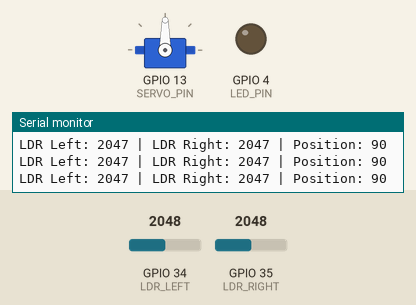
Recording of a sketch running on a simulated ESP32. Shown: servo, output pins drawn as LEDs (lit = HIGH), the last lines printed to the serial monitor. The inputs (shaded band) are chosen by the test bench; at power-on: GPIO 34 (LDR_LEFT) = 2048, GPIO 35 (LDR_RIGHT) = 2048. WiFi joins after 1.5 s; servers stay silent unless stated.

Above: at 2.7 s.
2.8 s: GPIO 34 (LDR_LEFT) set to 2164
At 3.7 s:
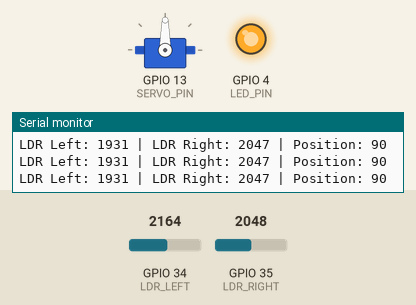
4.3 s: GPIO 35 (LDR_RIGHT) set to 1998
5.8 s: GPIO 35 (LDR_RIGHT) set to 1901
At 6.27 s:
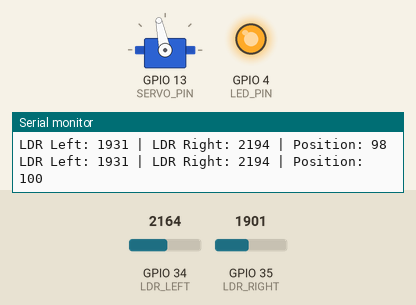
8.8 s: GPIO 34 (LDR_LEFT) set to 2047
At 9.5 s:
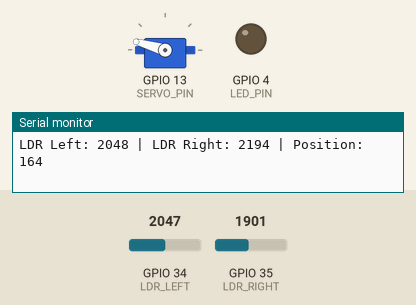
10.3 s: GPIO 35 (LDR_RIGHT) set to 1797
At 12.2 s:
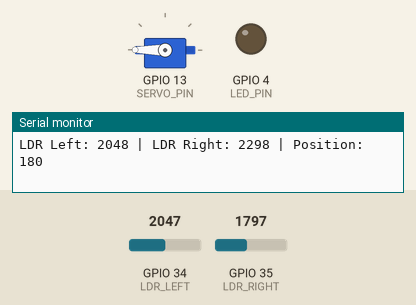
13.3 s: GPIO 34 (LDR_LEFT) set to 1228
At 14.41 s:
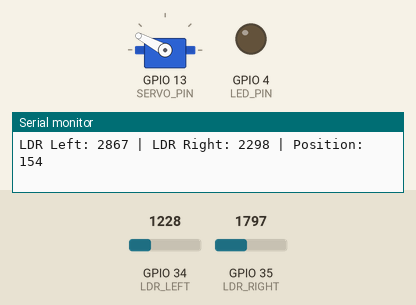
Timing chart, 0 to 18.9 s (numbered marks = the images above; inputs shaded):
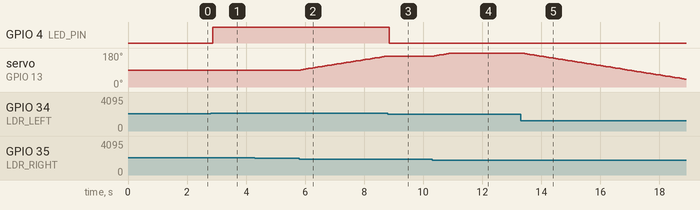

The sketch:

sunscout_esp32.ino
```cpp
#include <ESP32Servo.h>
#include <WiFi.h>
#include <WebServer.h>

// ================= WIFI =================
const char* ssid = "Aouni";
const char* password = "hhhhhhhh";

// ================= SERVER =================
WebServer server(80);

// ================= PINS =================
#define LDR_LEFT 34
#define LDR_RIGHT 35
#define SERVO_PIN 13
#define LED_PIN 4

Servo myServo;

// ================= VARIABLES =================
int position = 90;
int threshold = 200;     // sensibilité servo
int speedStep = 2;

// LDR values
int left = 0;
int right = 0;

// LED state
bool ledState = false;

void setup() {
  Serial.begin(115200);

  pinMode(LED_PIN, OUTPUT);

  myServo.attach(SERVO_PIN);
  myServo.write(position);

  // ================= WIFI =================
  WiFi.begin(ssid, password);
  Serial.print("Connexion WiFi");

  while (WiFi.status() != WL_CONNECTED) {
    delay(500);
    Serial.print(".");
  }

  Serial.println("\nConnecté !");
  Serial.print("IP ESP32: ");
  Serial.println(WiFi.localIP());

  // ================= API =================
  server.on("/data", []() {
      server.sendHeader("Access-Control-Allow-Origin", "*");
    String json = "{";
    json += "\"left\":" + String(left) + ",";
    json += "\"right\":" + String(right) + ",";
    json += "\"angle\":" + String(position) + ",";
    json += "\"led\":" + String(ledState ? "true" : "false");
    json += "}";

    server.send(200, "application/json", json);
  });

  server.begin();
}

void loop() {
  server.handleClient();

  // ================= LDR READ =================
  left =4095 - analogRead(LDR_LEFT);
  right = 4095 - analogRead(LDR_RIGHT);

  Serial.print("LDR Left: ");
  Serial.print(left);
  Serial.print(" | LDR Right: ");
  Serial.print(right);
  Serial.print(" | Position: ");
  Serial.println(position);

  // ================= SERVO CONTROL =================
  int diff = left - right;

  if (abs(diff) > threshold) {
    if (diff > 0) {
      position -= speedStep;
    } else {
      position += speedStep;
    }

    position = constrain(position, 0, 180);
    myServo.write(position);
  }

  // ================= LED CONTROL =================
  // 👉 LED ON si lumière détectée forte sur au moins un capteur
  if (left < 2000 || right < 2000) {
    digitalWrite(LED_PIN, HIGH);
    ledState = true;
  } else {
    digitalWrite(LED_PIN, LOW);
    ledState = false;
  }

  delay(80);
}
```

Measured:
- the behaviour switches between 2095 and 2096 on GPIO 34 (LDR_LEFT) (found by bisection; images 0 and 1)
- the behaviour switches between 1964 and 1963 on GPIO 35 (LDR_RIGHT) (found by bisection; images 1 and 2)
- the behaviour switches between 1847 and 1846 on GPIO 35 (LDR_RIGHT) (found by bisection; images 3 and 4)
- after the input at 2.8 s, GPIO 4 (LED_PIN): LOW → HIGH after 0.08 s
- after the input at 5.8 s, servo on GPIO 13 (SERVO_PIN): moves from 90° to 164° over 2.9 s, starting after 0.06 s
- after the input at 8.8 s, GPIO 4 (LED_PIN): HIGH → LOW at once; servo on GPIO 13 (SERVO_PIN): stays 164° (without the input it goes to 166° after 0.04 s)
- after the input at 10.3 s, servo on GPIO 13 (SERVO_PIN): moves from 164° to 180° over 0.56 s, starting after 0.08 s
- after the input at 13.3 s, servo on GPIO 13 (SERVO_PIN): moves from 180° to 42° over 5.5 s, starting after 0.06 s
